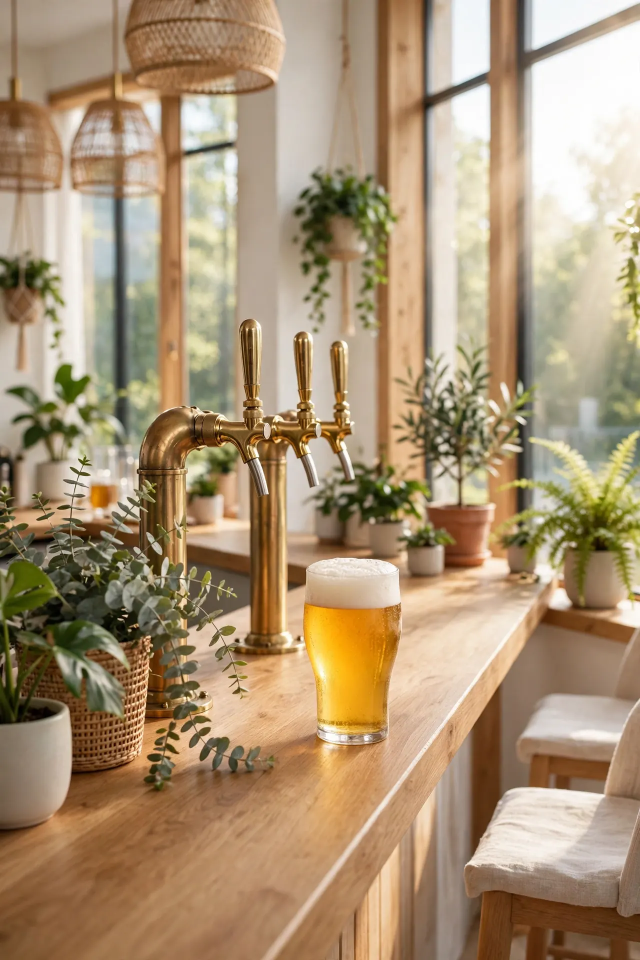
#> input picture bar.webp, 1280 x 1920 px (shown at 1/2 size)
$ python media-palette.py bar.webp
#> lines starting #> are read from the running program, lines starting #| are printed output that depends on the picture
#!/usr/bin/env python3
# media-palette.py — Colores dominantes de una foto (para el aviso de
# paleta: solo compara, nunca recolorea ni bloquea).
# Uso: python3 media-palette.py <foto>
# Salida JSON: {"colors":["#rrggbb", ...]} (hasta 5, por peso).
import sys, json
from PIL import Image

def main():
    if len(sys.argv) < 2:
        print(json.dumps({'error': 'uso: media-palette.py <foto>'})); return 1
    try:
        im = Image.open(sys.argv[1]).convert('RGB')
#> im is the input picture: PIL image 1280x1920 RGB; mean R, G, B 170.1, 146.8, 116.4
        small = im.resize((100, 100))
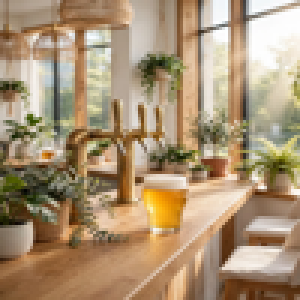
#> small: PIL image 100x100 RGB (shown 3 times larger); mean R, G, B 170.1, 146.8, 116.4
        colors = small.quantize(colors=5, method=Image.Quantize.MEDIANCUT).convert('RGB').getcolors(10000)
#> colors = [(1126, (237, 230, 215)), (2188, (188, 164, 131)), (2168, (109, 81, 48)), (1701, (212, 195, 167)), (2817, (158, 128, 93))]
        colors = sorted(colors, key=lambda c: -c[0])
#> colors = [(2817, (158, 128, 93)), (2188, (188, 164, 131)), (2168, (109, 81, 48)), (1701, (212, 195, 167)), (1126, (237, 230, 215))]
        out = ['#%02x%02x%02x' % c[1] for c in colors]
#> out = ['#9e805d', '#bca483', '#6d5130', '#d4c3a7', '#ede6d7']
        print(json.dumps({'colors': out}))
#| {"colors": ["#9e805d", "#bca483", "#6d5130", "#d4c3a7", "#ede6d7"]}
        return 0
    except Exception as e:
        print(json.dumps({'error': str(e)})); return 1

if __name__ == '__main__':
    sys.exit(main())
#> (the program exits here)

$ run again, on fashion.webp
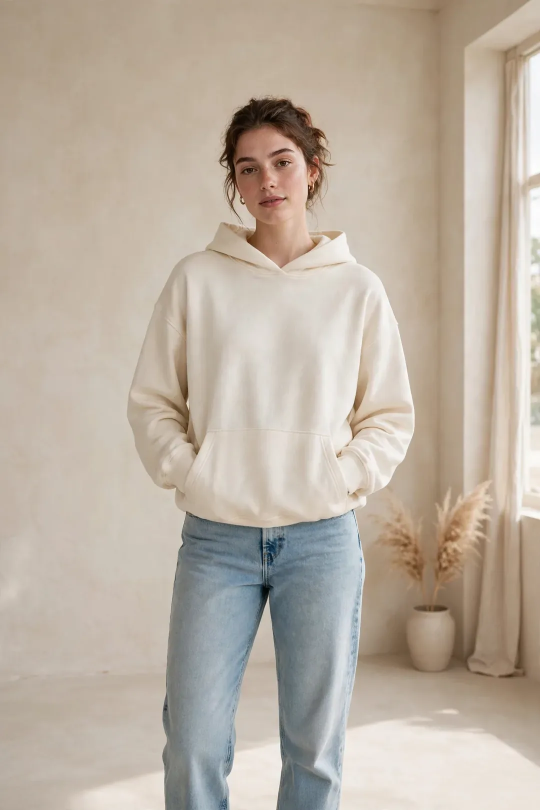
#> input picture fashion.webp, 1080 x 1620 px (shown at 1/2 size)
#> in main, im is the input picture: PIL image 1080x1620 RGB; mean R, G, B 187.2, 175.5, 161.9
#> in main, `small = im.resize((100, 100))`:
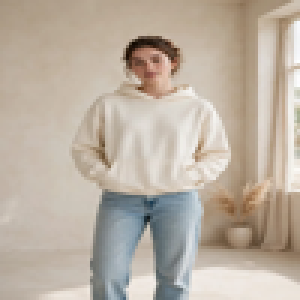
#> small: PIL image 100x100 RGB (shown 3 times larger); mean R, G, B 187.2, 175.5, 161.9
#> in main, `colors = small.quantize(colors=5, method=Image.Quantize.MEDIANCUT).con..`: colors = [(2569, (198, 186, 173)), (2993, (185, 171, 154)), (1165, (230, 224, 217)), (1436, (209, 200, 189)), (1837, (145, 131, 116))]
#> in main, `colors = sorted(colors, key=lambda c: -c[0])`: colors = [(2993, (185, 171, 154)), (2569, (198, 186, 173)), (1837, (145, 131, 116)), (1436, (209, 200, 189)), (1165, (230, 224, 217))]
#> out = ['#b9ab9a', '#c6baad', '#918374', '#d1c8bd', '#e6e0d9']
#| {"colors": ["#b9ab9a", "#c6baad", "#918374", "#d1c8bd", "#e6e0d9"]}

$ run again, on fitness.webp
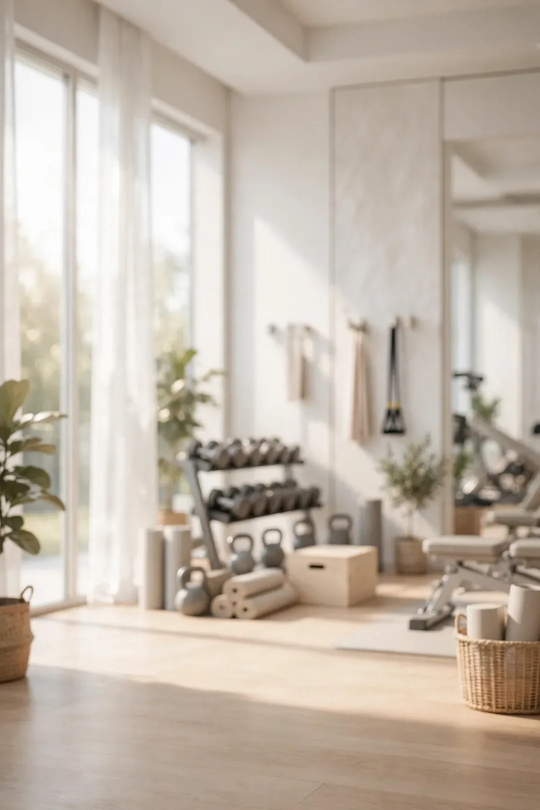
#> input picture fitness.webp, 1080 x 1620 px (shown at 1/2 size)
#> in main, im is the input picture: PIL image 1080x1620 RGB; mean R, G, B 193.6, 182, 168.8
#> in main, `small = im.resize((100, 100))`:
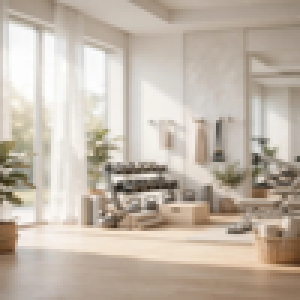
#> small: PIL image 100x100 RGB (shown 3 times larger); mean R, G, B 193.6, 182, 168.8
#> in main, `colors = small.quantize(colors=5, method=Image.Quantize.MEDIANCUT).con..`: colors = [(1837, (144, 126, 107)), (1278, (244, 241, 237)), (3139, (182, 168, 153)), (1588, (232, 224, 212)), (2158, (208, 198, 187))]
#> in main, `colors = sorted(colors, key=lambda c: -c[0])`: colors = [(3139, (182, 168, 153)), (2158, (208, 198, 187)), (1837, (144, 126, 107)), (1588, (232, 224, 212)), (1278, (244, 241, 237))]
#> out = ['#b6a899', '#d0c6bb', '#907e6b', '#e8e0d4', '#f4f1ed']
#| {"colors": ["#b6a899", "#d0c6bb", "#907e6b", "#e8e0d4", "#f4f1ed"]}

$ run again, on food.webp
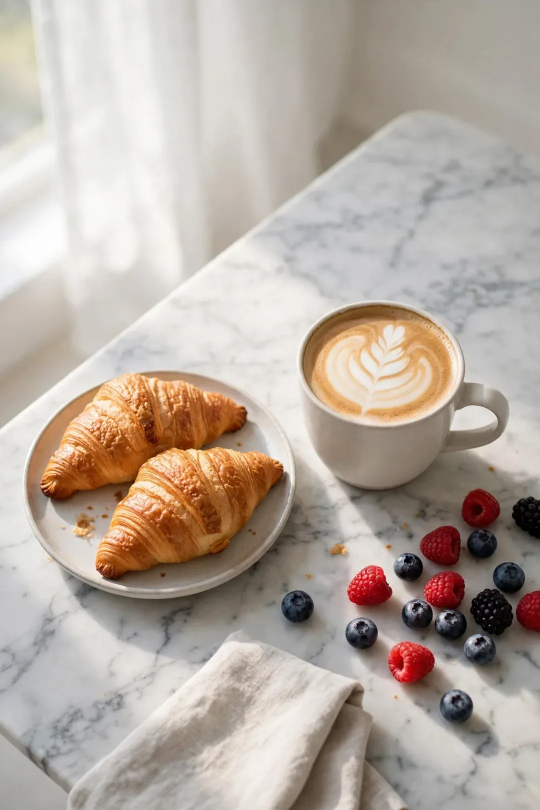
#> input picture food.webp, 1080 x 1620 px (shown at 1/2 size)
#> in main, im is the input picture: PIL image 1080x1620 RGB; mean R, G, B 182.7, 171, 161
#> in main, `small = im.resize((100, 100))`:
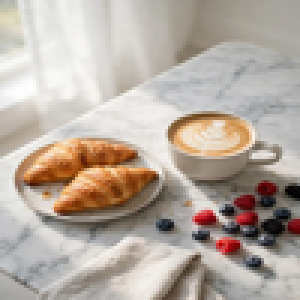
#> small: PIL image 100x100 RGB (shown 3 times larger); mean R, G, B 182.7, 171, 161
#> in main, `colors = small.quantize(colors=5, method=Image.Quantize.MEDIANCUT).con..`: colors = [(1330, (238, 236, 233)), (2801, (173, 164, 154)), (2001, (122, 93, 75)), (1497, (224, 219, 212)), (2371, (201, 196, 189))]
#> in main, `colors = sorted(colors, key=lambda c: -c[0])`: colors = [(2801, (173, 164, 154)), (2371, (201, 196, 189)), (2001, (122, 93, 75)), (1497, (224, 219, 212)), (1330, (238, 236, 233))]
#> out = ['#ada49a', '#c9c4bd', '#7a5d4b', '#e0dbd4', '#eeece9']
#| {"colors": ["#ada49a", "#c9c4bd", "#7a5d4b", "#e0dbd4", "#eeece9"]}
